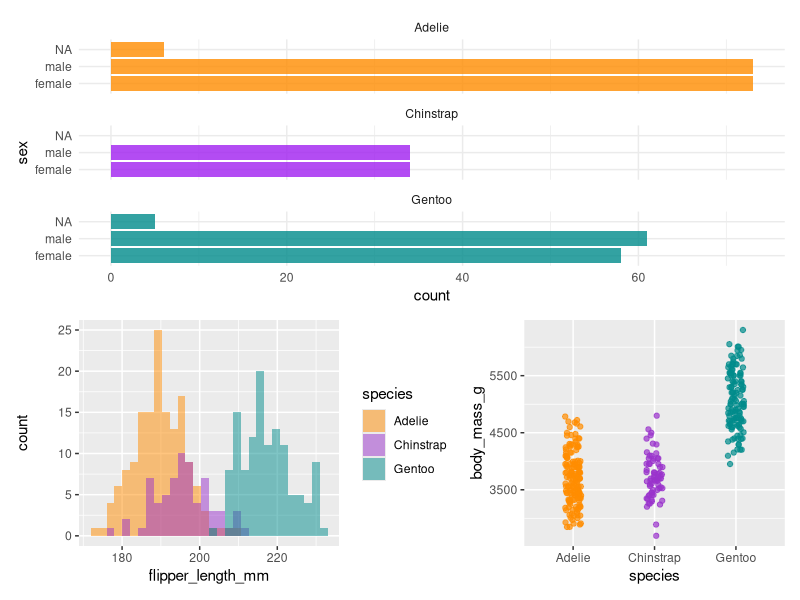

Recreate this plot in R. (Note: this script raises an error after producing the figure.)
## ---- chunk 1
9^2 != 9 * (3 + 6)
## ---- chunk 2
library(palmerpenguins)
library(dplyr)
library(ggplot2)
library(patchwork)
# Jitter plot example
plot3 <- ggplot(data = penguins, aes(x = species, y = body_mass_g)) +
           geom_jitter(aes(color = species),
              width = 0.1,
              alpha = 0.7,
              show.legend = FALSE) +
         scale_color_manual(values = c("darkorange", "darkorchid", "cyan4"))

# Histogram example
plot2 <- ggplot(data = penguins, aes(x = flipper_length_mm)) +
  geom_histogram(aes(fill = species), alpha = 0.5, position = "identity", bins = 30) +
  scale_fill_manual(values = c("darkorange", "darkorchid", "cyan4"))

# Count penguins for each species / sex
plot1 <- ggplot(penguins, aes(x = sex, fill = species)) +
  geom_bar(alpha = 0.8, show.legend = FALSE) +
  scale_fill_manual(values = c("darkorange", "purple", "cyan4")) +
  theme_minimal() +
  facet_wrap(~species, ncol = 1) +
  coord_flip()
## ---- chunk 3
plot1 / (plot2 + plot3)
## ---- chunk 4
result <- sqrt(42)
## ---- chunk 5
knitr::include_graphics("Pics/result.png")
## ---- chunk 6
result
## ---- chunk 7
result * 3
result * result
## ---- chunk 8
result <- exp(42)
## ---- chunk 9
knitr::include_graphics("Pics/new_result.png")
## ---- chunk 10
results <- c(42, sqrt(42), 42^2)
results
## ---- chunk 11
one_two_three <- c("one", "two", "three")
one_two_three
## ---- chunk 12
one_2_three_4 <- c("one", 2, "three", 4)
one_2_three_4
## ---- chunk 13
knitr::include_graphics("Pics/view.png")
## ---- chunk 14
rm(result)
## ---- chunk 15
result <- exp(42)
## ---- chunk 16
rm(result, results)
## ---- chunk 17
rep(c(1, 2, 3), times= 3)
rep(c("One", "Two", "Three"), times= 3)
## ---- chunk 18
rep(c(1, 2, 3), each= 3)
rep(c("One", "Two", "Three"), each= 3)
## ---- chunk 19
14:24
## ---- chunk 20
14:24.5
14.5:24
## ---- chunk 21
seq(14, 24)
## ---- chunk 22
seq(14, 24.5)
seq(14.5, 24)
## ---- chunk 23
seq(14, 24, by=2.5)
seq(14, 24, length.out=7)
## ---- chunk 24
runif(7)
## ---- chunk 25
runif(7, min=10, max=100)
## ---- chunk 26
rnorm(10)
## ---- chunk 27
rnorm(10, mean=50, sd=3)
## ---- chunk 28
sample(1:100, 10, replace = FALSE)
sample(20:30, 7, replace = TRUE)
## ---- chunk 29
sample(1:10)
## ---- chunk 30
num <- -35.2
class(num)
## ---- chunk 31
int <- 35L
class(int)
## ---- chunk 32
int <- 35
class(int)
## ---- chunk 33
char <- "Letters"
class(char)
## ---- chunk 34
logic <- TRUE
class(logic)
## ---- chunk 35
integ <- 35L
integ
## ---- chunk 36
class(integ)
## ---- chunk 37
integ_num <- as.numeric(integ)
class(integ_num)
## ---- chunk 38
integ_int <- as.integer(integ_num)
class(integ_int)
## ---- chunk 39
integ_char <- as.character(integ)
class(integ_char)
## ---- chunk 40
birthday <- "1980-02-08"
birthday
class(birthday)
## ---- chunk 41
birthdate <- as.Date(birthday)
birthdate
class(birthdate)
## ---- chunk 42
ten_days_before_my_birthdate <- birthdate - 10
ten_days_before_my_birthdate
## ---- chunk 43
ten_days_before_my_birthday <- birthday - 10
## ---- chunk 44
scandinavian_countries <- factor(c("Norway", "Denmark", "Sweden", "Denmark", "Sweden", "Norway", "Denmark"), levels= c("Norway", "Denmark", "Sweden"))
## ---- chunk 45
scandinavian_countries 
class(scandinavian_countries)
## ---- chunk 46
scandinavia <- c("Norway", "Denmark", "Sweden", "Denmark", "Sweden", "Norway", "Denmark")
scandinavian_kingdoms <- factor(scandinavia, levels = c("Norway", "Denmark", "Sweden"))
scandinavian_kingdoms
## ---- chunk 47
vec.char <- c("one", "two", "three")
vec.char
## ---- chunk 48
temperature <- c(8.7, 9.2, 9.4, 9.5, 9.7, 10.1, 10.3, 10.6, 10.7, 10.8, 11.3, 11.9, 12.2, 12.3, 11.7, 10.2, 10.3, 10.3, 10.4, 10.3, 10.1, 9.7, 9.5, 9.4)
## ---- chunk 49
temperature
## ---- chunk 50
class(temperature)
## ---- chunk 51
coercion <- c(15, "fifteen", 15L)
class(coercion)
## ---- chunk 52
temperature[c(2, 6)] 
## ---- chunk 53
neo <- matrix(temperature, nrow = 4, ncol = 6)
neo 
## ---- chunk 54
neo[2, 3]
## ---- chunk 55
neo[2, ]

neo[ , 3]
## ---- chunk 56
my_list <- list(string = "one", 
                number = 2, 
                temp = temperature, 
                boolean = TRUE, 
                words = vec.char, 
                matrix = neo)
my_list 
## ---- chunk 57
my_list$matrix
## ---- chunk 58
my_list$words[3]
## ---- chunk 59
my_list$matrix[2, 3]
## ---- chunk 60
library(tidyverse)
## ---- chunk 61
df <- data.frame(Year = rep(2017:2019, each = 12), 
                 Month = rep(month.name, 3), 
                 Avg_temperature = c(3.4, 2.8, 4.2, 5.8, 11.4, 12.6, 14.6, 13.9, 13.7, 9.2, 4.3, 3.1, 2.3, 0.5, 0.8, 6.7, 13.5, 13.6, 16.2, 13.8, 11.6, 8.0, 6.6, 3.9, 1.7, 4.6, 4.0, 9.1, 8.8, 13.2, 15.4, 15.8, 11.6, 7.8, 3.6, 4.8))
df
## ---- chunk 62
tbl <- tibble(Year = rep(2017:2019, each = 12), 
             Month = rep(month.name, 3), 
             Avg_temperature = c(3.4, 2.8, 4.2, 5.8, 11.4, 12.6, 14.6, 13.9, 13.7, 9.2, 4.3, 3.1, 2.3, 0.5, 0.8, 6.7, 13.5, 13.6, 16.2, 13.8, 11.6, 8.0, 6.6, 3.9, 1.7, 4.6, 4.0, 9.1, 8.8, 13.2, 15.4, 15.8, 11.6, 7.8, 3.6, 4.8))
tbl
## ---- chunk 63
df[3, "Avg_temperature"]
tbl[3, "Avg_temperature"]
## ---- chunk 64
df[3, ]
tbl[3, ]
df[ , "Avg_temperature"]
tbl[ , "Avg_temperature"]
## ---- chunk 65
df$Avg_temperature
tbl$Avg_temperature
## ---- chunk 66
df_as_tibble <- as_tibble(df)
df_as_tibble 
## ---- chunk 67
penguins
## ---- chunk 68
citation("palmerpenguins")
